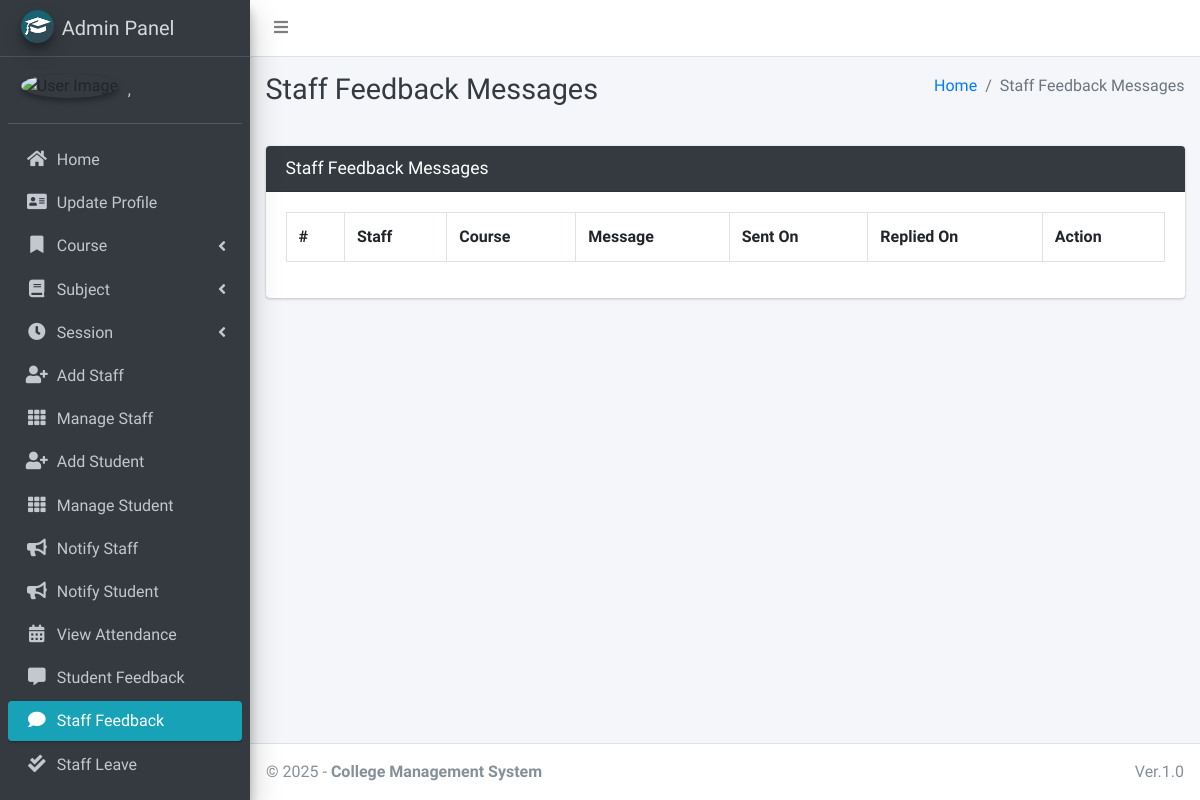
/staff/view/feedback/ (signed in), run on an earlier commit of the app's database.
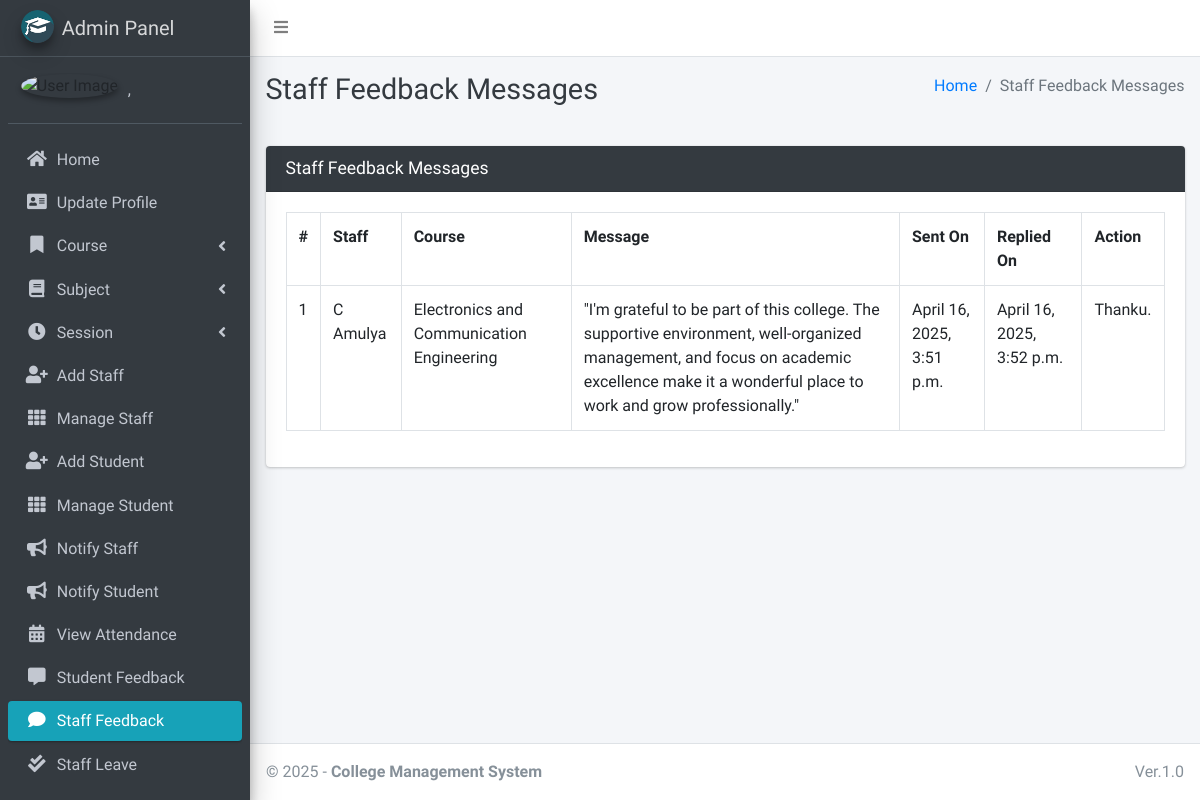
And on a later commit of the database.
### main_app/models.py (models this page shows)
class FeedbackStaff(models.Model):
    staff = models.ForeignKey(Staff, on_delete=models.CASCADE)
    feedback = models.TextField()
    reply = models.TextField()
    created_at = models.DateTimeField(auto_now_add=True)
    updated_at = models.DateTimeField(auto_now=True)

class Staff(models.Model):
    course = models.ForeignKey(Course, on_delete=models.DO_NOTHING, null=True, blank=False)
    admin = models.OneToOneField(CustomUser, on_delete=models.CASCADE)
    def __str__(self):
        return self.admin.last_name + " " + self.admin.first_name

class CustomUser(AbstractUser):
    USER_TYPE = ((1, "HOD"), (2, "Staff"), (3, "Student"))
    GENDER = [("M", "Male"), ("F", "Female")]
    username = None  # Removed username, using email instead
    email = models.EmailField(unique=True)
    user_type = models.CharField(default=1, choices=USER_TYPE, max_length=1)
    gender = models.CharField(max_length=1, choices=GENDER)
    profile_pic = models.ImageField()
    address = models.TextField()
    fcm_token = models.TextField(default="")  # For firebase notifications
    created_at = models.DateTimeField(auto_now_add=True)
    updated_at = models.DateTimeField(auto_now=True)
    USERNAME_FIELD = "email"
    REQUIRED_FIELDS = []
    objects = CustomUserManager()
    def __str__(self):
        return self.last_name + ", " + self.first_name

class Course(models.Model):
    name = models.CharField(max_length=120)
    created_at = models.DateTimeField(auto_now_add=True)
    updated_at = models.DateTimeField(auto_now=True)
    def __str__(self):
        return self.name

### main_app/hod_views.py (the view, shortened to what this page needs)
# urls.py: path("staff/view/feedback/", hod_views.staff_feedback_message,
@csrf_exempt
def staff_feedback_message(request):
    if request.method != 'POST':
        feedbacks = FeedbackStaff.objects.all()
        context = {
            'feedbacks': feedbacks,
            'page_title': 'Staff Feedback Messages'
        }
        return render(request, 'hod_template/staff_feedback_template.html', context)

### main_app/templates/hod_template/staff_feedback_template.html (shortened to what this page needs)
{% extends 'main_app/base.html' %}
{% load static %}
{% block page_title %}{{page_title}}{% endblock page_title %}
{% block content %}
<section class="content">
    <div class="container-fluid">
        <div class="row">
            <div class="col-md-12">
                <div class="card card-dark">
                    <div class="card-header">
                        <h3 class="card-title">{{page_title}}</h3>
                    </div>
                    <div class="table card-body">
                        <table class="table table-bordered table-hover">
                            <tr>
                                <th>#</th>
                                <th>Staff</th>
                                <th>Course</th>
                                <th>Message</th>
                                <th>Sent On</th>
                                <th>Replied On</th>
                                <th>Action</th>
                            </tr>
                            {% for feedback in  feedbacks %}
                              <tr>
                                  <td>{{forloop.counter}}</td>
                                  <td>{{feedback.staff}}</td>
                                  <td>{{feedback.staff.course}}</td>
                                  <td>{{feedback.feedback}}</td>
                                    {% if feedback.reply == "" %}
                                    <td>{{feedback.created_at}}</td>
                                    <td><span  class='badge badge-warning'>Pending Response</span></td>
                                         <td> <button data-toggle = "modal" data-target = "#reply_modal" value="{{feedback.id}}" class="btn btn-success reply_open_modal">Reply</button>
                                        {% else %}
                                        <td>{{feedback.created_at}}</td>
                                        <td>{{feedback.updated_at}}</td>
                                          <td>{{feedback.reply}}</td>
                                    {% endif %}
                              </tr>
                            {% endfor %}
                        </table>
                    </div>
                    </div>
            </div>
        </div>
    </div>
</section>
{% endblock content %}

What changed in the data, as far as the page shows it:
added FeedbackStaff: staff "C Amulya", staff.course "Electronics and Communication Engineering", feedback "\"I'm grateful to be part of this college. The supportive environment, well-organized management, and focus on academic excellence make it a wonderful place to work and grow professionally.\"", created_at "April 16, 2025, 3:51 p.m.", updated_at "April 16, 2025, 3:52 p.m.", reply "Thanku."
